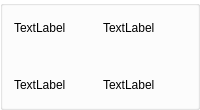
        <widget class="QGroupBox" name="groupBox_81">
         <property name="minimumSize">
          <size>
           <width>110</width>
           <height>110</height>
          </size>
         </property>
         <property name="styleSheet">
          <string notr="true">background-color: qlineargradient(spread:pad, x1:0, y1:0, x2:1, y2:0, stop:0.448864 rgba(255, 255, 255, 25));</string>
         </property>
         <property name="title">
          <string/>
         </property>
         <layout class="QGridLayout" name="gridLayout_18">
          <item row="0" column="0">
           <layout class="QGridLayout" name="gridLayout_17">
            <item row="2" column="0">
             <widget class="QLabel" name="label_114">
              <property name="text">
               <string>TextLabel</string>
              </property>
             </widget>
            </item>
            <item row="0" column="1">
             <widget class="QLabel" name="label_112">
              <property name="text">
               <string>TextLabel</string>
              </property>
             </widget>
            </item>
            <item row="0" column="0">
             <widget class="QLabel" name="label_113">
              <property name="text">
               <string>TextLabel</string>
              </property>
             </widget>
            </item>
            <item row="2" column="1">
             <widget class="QLabel" name="label_111">
              <property name="text">
               <string>TextLabel</string>
              </property>
             </widget>
            </item>
            <item row="1" column="0">
             <widget class="QLabel" name="label_211">
              <property name="text">
               <string/>
              </property>
             </widget>
            </item>
            <item row="1" column="1">
             <widget class="QLabel" name="label_212">
              <property name="text">
               <string/>
              </property>
             </widget>
            </item>
           </layout>
          </item>
         </layout>
        </widget>
